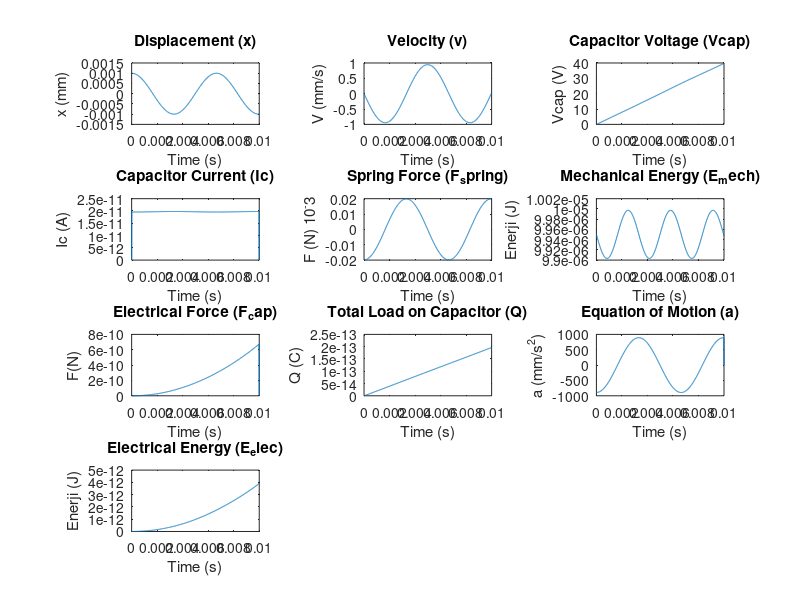

Reproduce this figure in MATLAB.
% Simulation and Analysis of a Capacitive Displacement System 
% with Spring-Mass Dynamics and Electrical Coupling

% Ahmet Arif Tezgel
%200027037

% Emir Ayar
%200030473

clear;
clc;

%% Parameters
epsilon = 8.854 * 10^-12; % Dielectric constant (F/m)
A = 0.0001;          % Capacitor plate area (m^2)
d = 0.18;          % Initial distance between plates (m)
R1 = 0.002;          % Resistance R1 (Ohm)
R2 = 0.001;          % Resistance R2 (Ohm)
Vin = 12;           % Applied voltage (V)
m = 2.228 * 10^-5;  % Mass of the moving plate (kg)
k = 19.9;           % Spring constant (N/m)

%% Initial Conditions
x0 = 0.001;        % Initial displacement (m)
v0 = 0;            % Initial speed (m/s)
Vcap0 = 0;         % Initial capacitor voltage (V)

%% Time Settings
t_end = 0.01;      % Simulation time (s)
dt = 1e-5;         % Time step (s)
t = 0:dt:t_end;    % Time vector

%% Preparation of Variables
N = length(t);     % Number of time steps
x = zeros(N,1);    % Displacement
v = zeros(N,1);    % Velocity
Vcap = zeros(N,1); % Capacitor voltage
Ic = zeros(N,1);   % Current
C = zeros(N,1);    % Capacitance
F_spring = zeros(N,1); % Spring force
F_cap = zeros(N,1); 
Q = zeros(N,1);      % Charge accumulated in the capacitor
E_mech = zeros(N,1);   % Mechanical energy
E_elec = zeros(N,1);   % Electrical energy
dVcap_dt = zeros(N,1);
a = zeros(N,1);
%% Initial Conditions
x(1) = x0;
v(1) = v0;
Vcap(1) = Vcap0;

%% Main Simulation Cycle
for i = 1:N-1
    % Capacitance calculation
    C(i) = epsilon * A / (d + x(i));
    
    % Since the capacitor voltage derivative is a current divider circuit, 
    % VR1 = Vc and I1= Ic In the first step the current is assumed to be zero
    if i > 1
        dVcap_dt(i) = (Vin - R1 * Ic(i)) / (R1 + R2); % Current is 
        % calculated according to the value of the previous step
    else
        dVcap_dt(i) = 0;
    end
    
    % Current calculation (Ic = dQ/dt, Q = C*V)
    Ic(i) = C(i) * dVcap_dt(i); % Capacitor current
    % Total load (Q = integral(Ic) * dt)
    Q(i+1) = Q(i) + Ic(i) * dt;
    
    % Capacitor voltage (Vcap = Q/C)
    %Vcap(i+1) = Vcap(i) + dVcap_dt(i) * dt;
    Vcap(i+1) = Q(i+1) / C(i);

   
    if i > 1
        F_cap(i) = -((Vcap(i)^2) / (2 * d^2)) * ((C(i) - C(i-1)) / (x(i) - x(i-1)));
    else
        F_cap(i) = 0;  % In the first step, F_cap can be assumed zero.
    end


    % Spring force (F = -k*x)
    F_spring(i) = -k * x(i);


    a(i) = (((Vin * (R1 / (R1 + R2)))^2 / 2) * (epsilon * A) ./ (d + x(i)).^4 + -k * x(i)) / m; % Acceleration update
    v(i+1) = v(i) + a(i) * dt; % Speed update
    x(i+1) = x(i) + v(i+1) * dt; % Displacement update
    
    % Energy calculations
    E_mech(i) = 0.5 * m * v(i)^2 + 0.5 * k * x(i)^2; % Kinetic + Potential Energy
    E_elec(i) = 0.5 * C(i) * Vcap(i)^2; % Electrical energy of the capacitor
end

%% Last Step Values
C(end) = epsilon * A / (d + x(end));
F_spring(end) = -k * x(end);
E_mech(end) = 0.5 * m * v(end)^2 + 0.5 * k * x(end)^2;
E_elec(end) = 0.5 * C(end) * Vcap(end)^2;
Vcap(end) = Q(end) / C(end);
F_cap(i) = -((Vcap(end)^2) / (2 * d^2)) * ((C(end) - C(end-1)) / (x(end) - x(end-1)));

%% Graphics
figure;

subplot(4,3,1);
plot(t, x);
title('Displacement (x)');
xlabel('Time (s)');
ylabel('x (mm)');

subplot(4,3,2);
plot(t, v);
title('Velocity (v)');
xlabel('Time (s)');
ylabel('V (mm/s)');

subplot(4,3,3);
plot(t, Vcap);
title('Capacitor Voltage (Vcap)');
xlabel('Time (s)');
ylabel('Vcap (V)');

subplot(4,3,4);
plot(t, Ic);
title('Capacitor Current (Ic)');
xlabel('Time (s)');
ylabel('Ic (A)');

subplot(4,3,5);
plot(t, F_spring);
title('Spring Force (F_spring)');
xlabel('Time (s)');
ylabel('F (N) 10^-3');

subplot(4,3,6);
plot(t, E_mech);
title('Mechanical Energy (E_mech)');
xlabel('Time (s)');
ylabel('Enerji (J)');

subplot(4,3,7);
plot(t, F_cap);
title('Electrical Force (F_cap)');
xlabel('Time (s)');
ylabel('F(N)');

subplot(4,3,8);
plot(t, Q);
title('Total Load on Capacitor (Q)');
xlabel('Time (s)');
ylabel('Q (C)');

subplot(4,3,9);
plot(t, a);
title('Equation of Motion (a)');
xlabel('Time (s)');
ylabel('a (mm/s^2)');

subplot(4,3,10);
plot(t, E_elec);
title('Electrical Energy (E_elec)');
xlabel('Time (s)');
ylabel('Enerji (J)');

